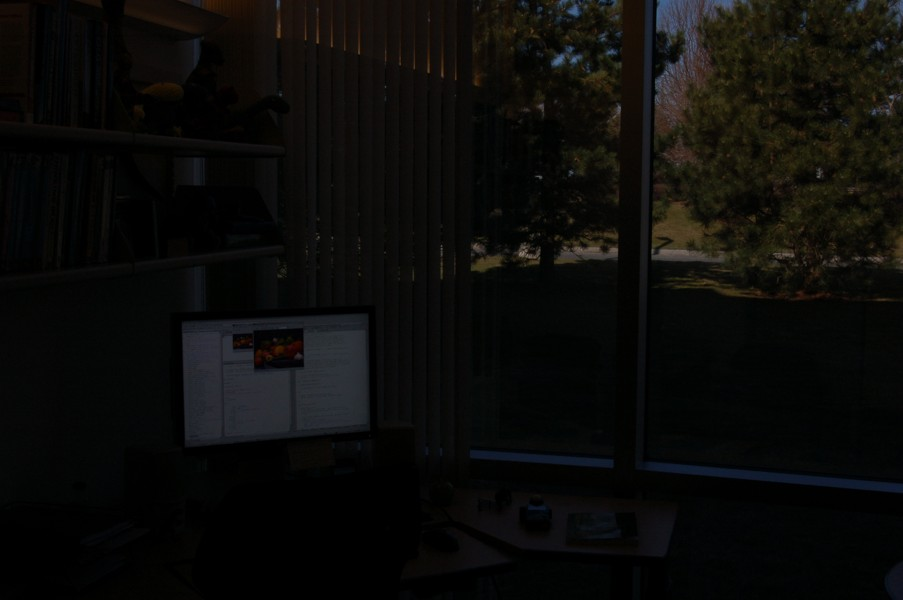
#> input picture resources/HDR images/office_1.jpg, 903 x 600 px
$ jupyter execute ex8.ipynb
#> lines starting #> are read from the running program, lines starting #| are printed output that depends on the picture
# Ejercicio 8 - HDR
Se investiga y aplica la técnica de High Dinamic Range (HDR) a un set de imágenes. Este método consiste en tomar muchas fotos con distinto tiempo de exposición, obteniendo imágenes que capturan distintas partes de la escena que tienen más o menos luz. Luego se combina su información para obtener una imagen que busca tener todas las partes con el rango dinámico acotado de una imagen de 24 bits.

[Tutorial de OpenCV](https://learnopencv.com/high-dynamic-range-hdr-imaging-using-opencv-cpp-python/)

[cell 1]
import cv2 as cv

[cell 2]
import numpy as np

[cell 3]
import matplotlib.pyplot as plt

### Cargamos las imágenes

[cell 4]
filename = "../resources/HDR images/office_1.jpg"
N = 6
imgs = []
for k in range(N):
    img = cv.cvtColor(cv.imread(filename), cv.COLOR_BGR2RGB)
    imgs.append(img)
    filename = filename.replace(f'{k + 1}',f'{k + 2}')
exp_times = np.array([0.0333, 0.1000, 0.3333, 0.6250, 1.3000, 4.0000], dtype=np.float32)
#> exp_times = [0.0333, 0.1, 0.333, 0.625, 1.3, 4]

[cell 5]
# Mostramos todas las imagenes
plt.figure(figsize=(20,8))
plt.suptitle('Imágenes con exposición ascendente', fontsize=20)
for k in range(N):
    ax = plt.subplot(2, 3, k+1)
    ax.imshow(imgs[k])
    ax.axis('off')
    ax.set_title(f'T = {exp_times[k]}s')
plt.show()

## Algoritmo de HDR

[cell 6]
# Salteamos el alineamiento porque las imágenes están alineadas

## Estimamos CRF (Camera Response Function)
En una cámara, la relación entre el tiempo de exposición y la intensidad no es lineal, por lo que debemos estimar la Camera Response Function (CRF), para poder relacionar correctamente los tiempos de exposición a intensidades de color del mundo real. Para ello se utiliza el método de Debevec, el cual está implementado en OpenCV.

[cell 7]
calibration = cv.createCalibrateDebevec()
crf = calibration.process(imgs, exp_times)

[cell 8]
plt.title('Camera Response Function')
plt.plot(crf[:,:,0], color='r')
plt.plot(crf[:,:,1], color='g')
plt.plot(crf[:,:,2], color='b')
plt.ylabel('Calibrated Intensity')
plt.xlabel('Measured Intensity')
plt.grid()
plt.show()
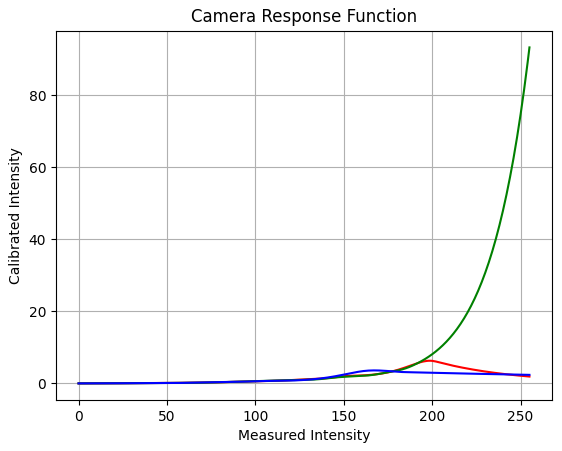
#> figure drawn by matplotlib, 1 panel; curve peaks at x = 199, y = 6.29; curve peaks at x = 255, y = 93.21; curve peaks at x = 167, y = 3.61

## Mergeamos las imágenes
Ahora utilizando el conocimiento del CRF y los tiempos de exposición podemos realizar la calibración. Juntamos todas las imágenes calibradas en una sola sumándolas. El resultado estará fuera de rango, lo cual se solucionará en el siguiente paso.

[cell 9]
merge = cv.createMergeDebevec()
hdr = merge.process(imgs, exp_times, crf)
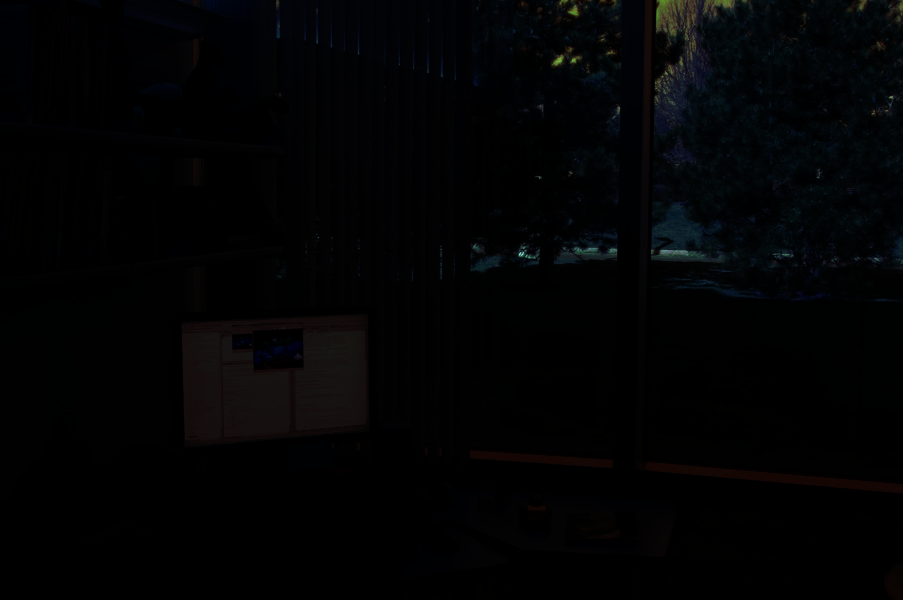
#> hdr: shape (600, 903, 3) float32; mean of channels 0, 1, 2 0.5, 0.4, 0.4; drawn with min black and max white
plt.imshow(hdr)
plt.axis('off')
plt.show()
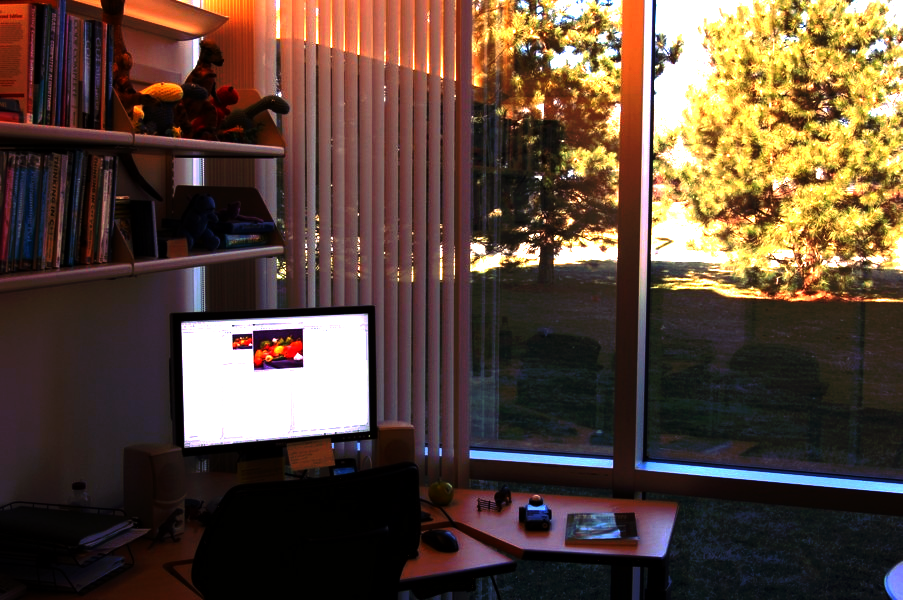
#> shown: shape (600, 903, 3) float32; mean R, G, B 0.36, 0.282, 0.229

## Tone Mapping
El proceso de Tone Mapping consiste en transformar la imagen combinada con alto rango dinámico a una imagen de 24 bits. Para ello existen distintos tonemaps a aplicar, los cuales son provistos por OpenCV. En Matlab esto también puede realizarse con la función tonemap(), que permite ajustar varios parámetros.

### Drago Tonemap
Uno de los tonemaps provistos por OpenCV es Drago, el cual tiene como parámetros de ajuste:
* Gamma: aplica una corrección gamma, llevando valores menores a 1 a una imagen más oscura y mayores a 1 una imagen con más brillo.
* Saturación
* Bias: se recomiendan valores entre 0.7 y 0.9

[cell 10]
tonemapDrago = cv.createTonemapDrago(gamma=1, saturation=1, bias=0.99)
ldrDrago = tonemapDrago.process(hdr)
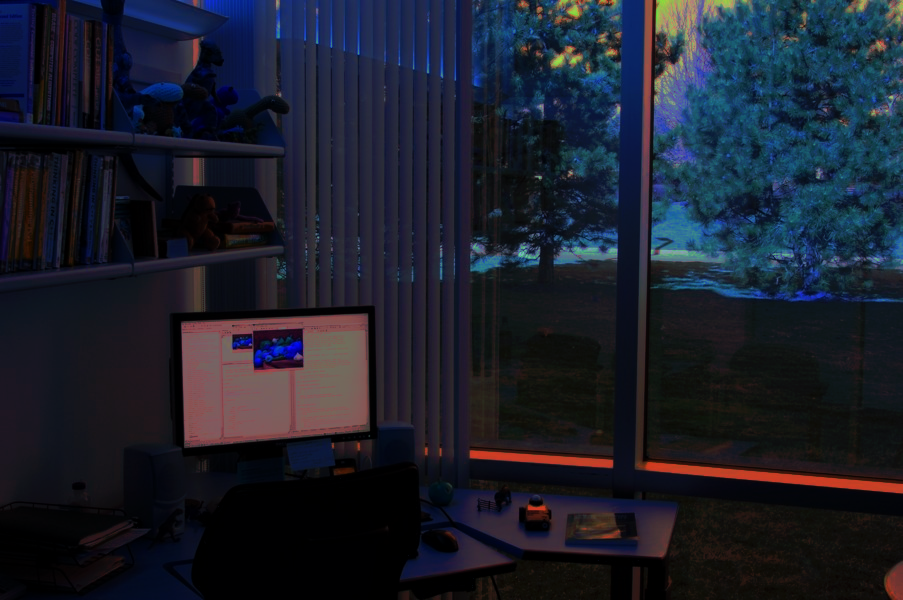
#> ldrDrago: shape (600, 903, 3) float32; mean of channels 0, 1, 2 0.172, 0.123, 0.109; drawn with min black and max white
ldrDrago = 3*ldrDrago
plt.imshow(ldrDrago)
plt.axis('off')
plt.show()
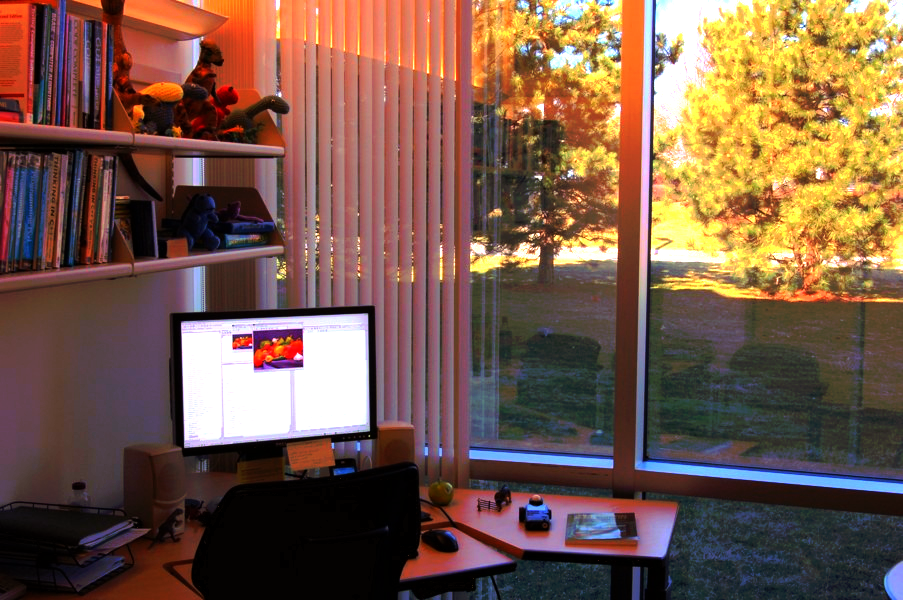
#> shown: shape (600, 903, 3) float32; mean R, G, B 0.475, 0.355, 0.291

### Tonemap Reinhard
Se ajustan los parámetros de intensidad, adaptación a la luz y al color.

[cell 11]
tonemapReinhard = cv.createTonemapReinhard(1.5, -8, 0.7,0)
ldrReinhard = tonemapReinhard.process(hdr)
#> ldrReinhard: shape (600, 903, 3) float32; 0% of the values are NaN or infinite; the others: min 4.53e-07, max 1, mean 0.197
ldrReinhard = 3 * ldrReinhard
#> ldrReinhard: shape (600, 903, 3) float32; 0% of the values are NaN or infinite; the others: min 1.36e-06, max 3, mean 0.591
plt.imshow(ldrReinhard)
plt.axis('off')
plt.show()

## Resultado Final

[cell 12]
# Mostramos todas las imagenes
plt.figure(figsize=(12,8))
ax = plt.subplot(1, 2, 1)
ax.imshow(imgs[3])
ax.axis('off')
ax.set_title(f'Imagen Original')
ax = plt.subplot(1, 2, 2)
plt.imshow(ldrDrago)
plt.axis('off')
ax.set_title(f'Imagen HDR')
plt.show()
